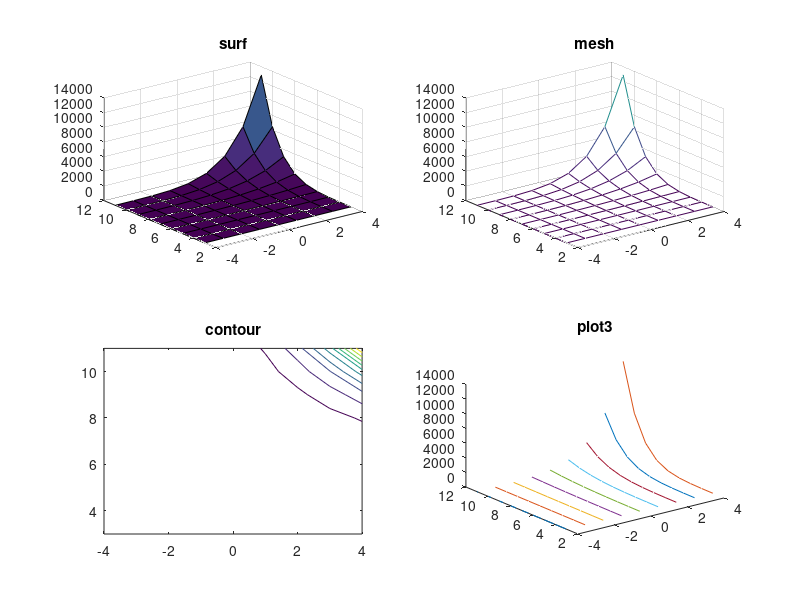

MATLAB code for this plot:
% Programming Fundamentals Using MATLAB, Michael Weeks Copyright 2020
%
   x = -4:4;
   y = 3:11;
   z = pascal(9);
%   surf(x, y, z);
%   figure();
%   mesh(x, y, z);
%   figure();
%   contour(x, y, z);
   figure();
   subplot(2,2,1);
   surf(x, y, z);
   title('surf');
   subplot(2,2,2);
   mesh(x, y, z);
   title('mesh');
   subplot(2,2,3);
   contour(x, y, z);
   title('contour');
   subplot(2,2,4);
   plot3(x, y, z);
   title('plot3');

